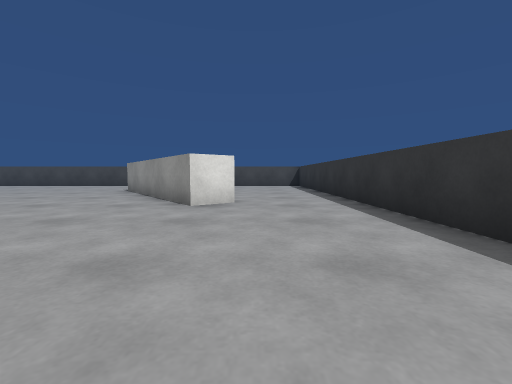
[1] (above)

17 first-person views from a walk through a Unity game level. The camera is 0.59 m above the floor, tilts 4° down and sees 90° across. The floor is counted in squares, 1 m on a side. Each view is taken from the middle of a square. On the plan, view 1 faces up. The plan holds only what a view shows up to about 9 squares ahead; the rest is blank. The player character is not drawn. Surface patterns are stand-ins for the level's own textures.

[2]
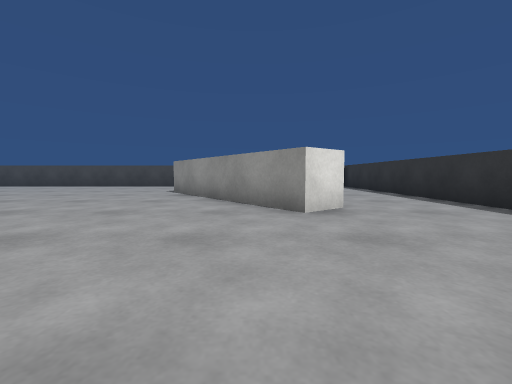

[3]
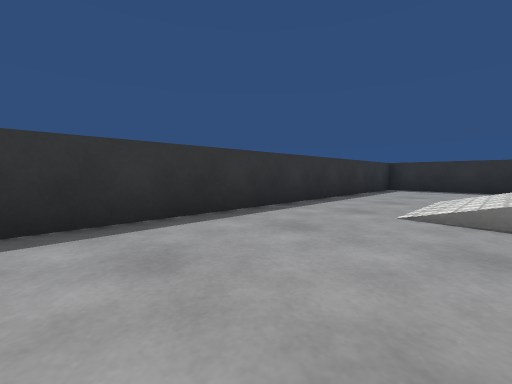

[4]
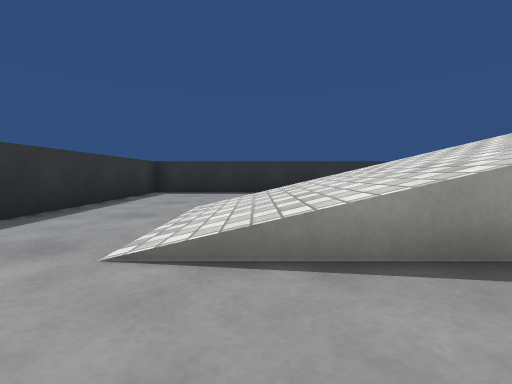

[5]
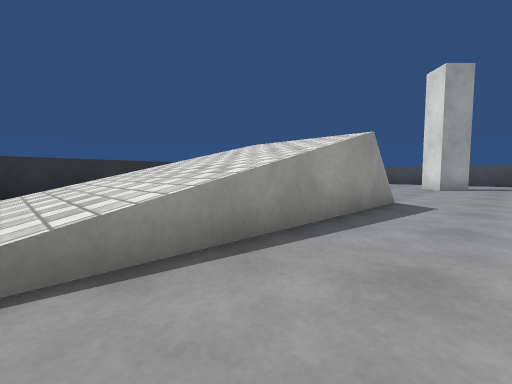

[6]
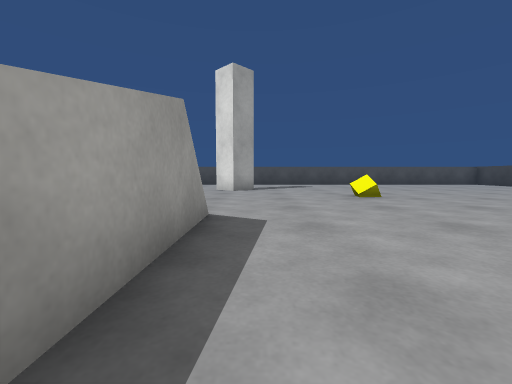

[7]
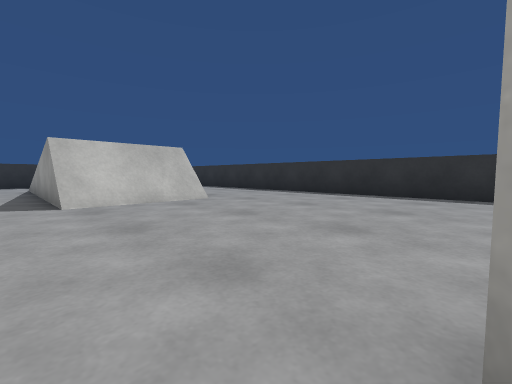

[8]
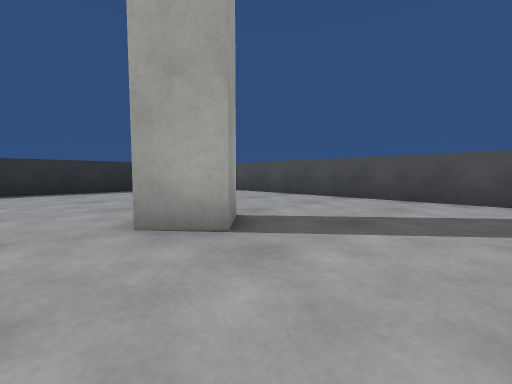

[9]
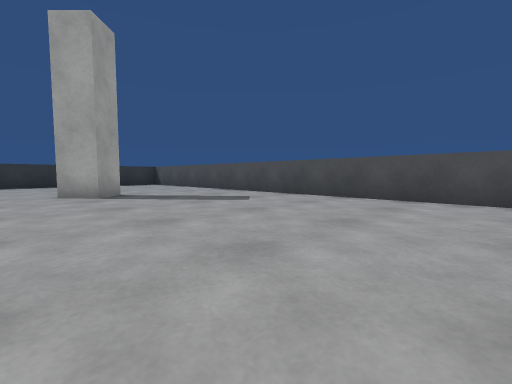

[10]
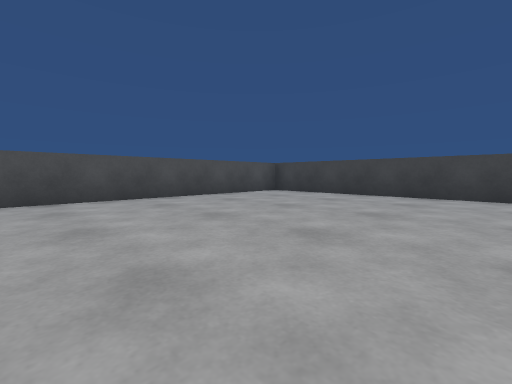

[11]
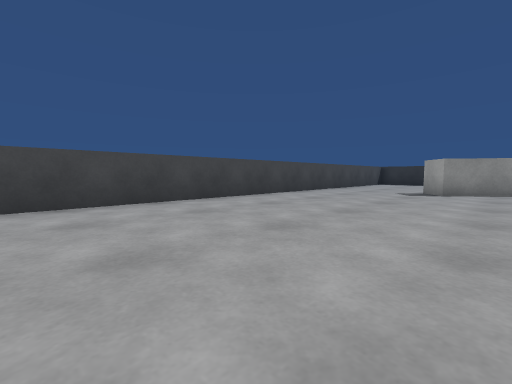

[12]
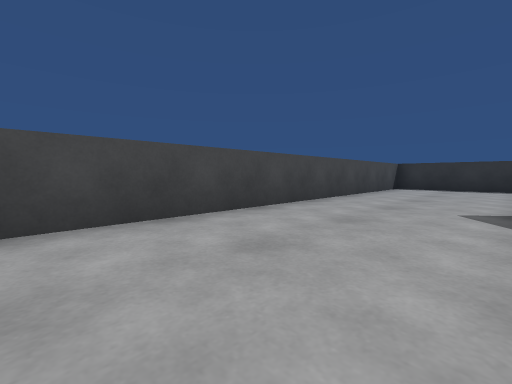

[13]
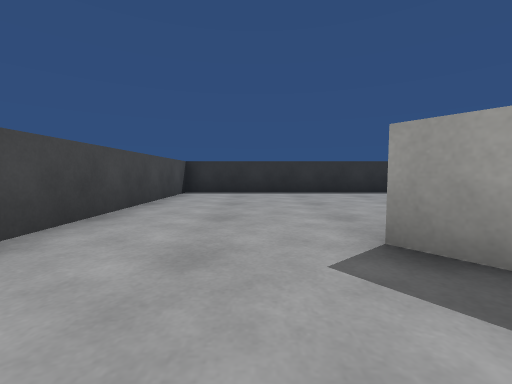

[14]
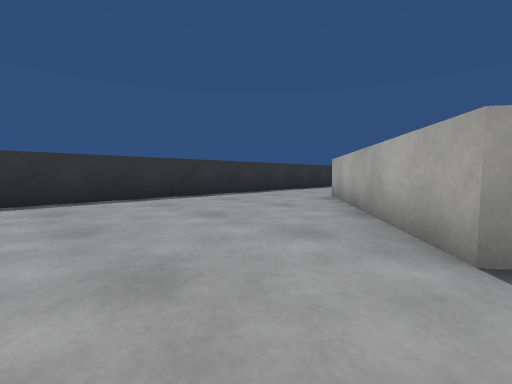

[15]
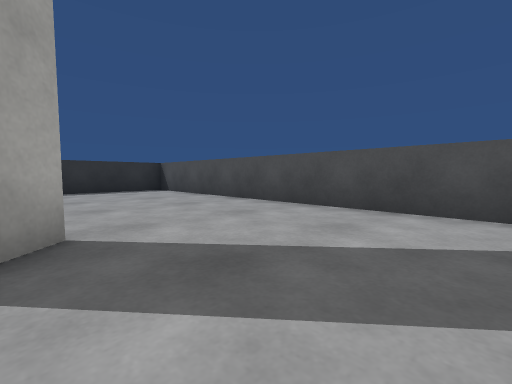

[16]
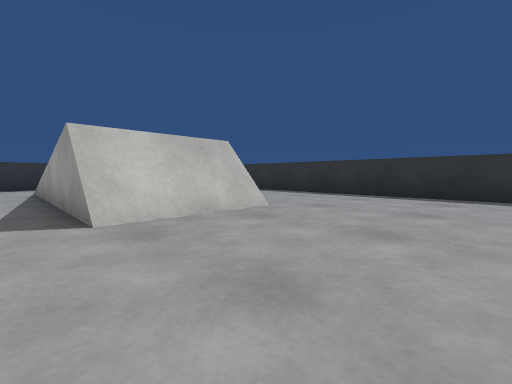

[17]
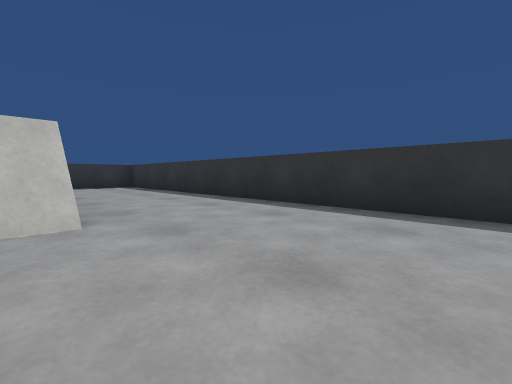

### Floor plan
Key: @ floor where view 1 was taken; # wall or solid block; . floor; / step, stairs or slope; = window, fence, low wall or low ledge; O other object.
Columns run from 17 left of view 1 to 3 right of it. Each row starts with its distance up from view 1.
 13 #####################
 12 #...................#
 11 #...................#
 10 #...................#
  9 #............##.....#
  8 #.............#.....#
  7 #.............##....#
  6 #..............##...#
  5 #...............#...#
  4 #......O............#
  3 #...................#
  2 #...................#
  1 #...O...............#
  0 #...OO.....#/////@..#
 -1 #..........=//////..#
 -2 #..........#//////..#
 -3 #...................#
 -4 #...................#
 -5 #...................#
 -6 #...................#
 -7 #####################

Where each view was taken, in squares from view 1:
view 1: 0 up, 0 right, facing up
view 2: 1 up, 2 left, facing up
view 3: 4 up, 1 left, facing down-right
view 4: 2 up, 1 left, facing down
view 5: 2 up, 1 left, facing down-left
view 6: 1 up, 3 left, facing left
view 7: 1 up, 12 left, facing down-right
view 8: 3 up, 11 left, facing down-left
view 9: 8 up, 11 left, facing down-left
view 10: 6 up, 11 left, facing up-left
view 11: 8 up, 13 left, facing up-right
view 12: 10 up, 9 left, facing up-right
view 13: 11 up, 6 left, facing right
view 14: 12 up, 4 left, facing down-right
view 15: 3 up, 13 left, facing down-left
view 16: 1 up, 10 left, facing down-right
view 17: 2 down, 10 left, facing down-right
